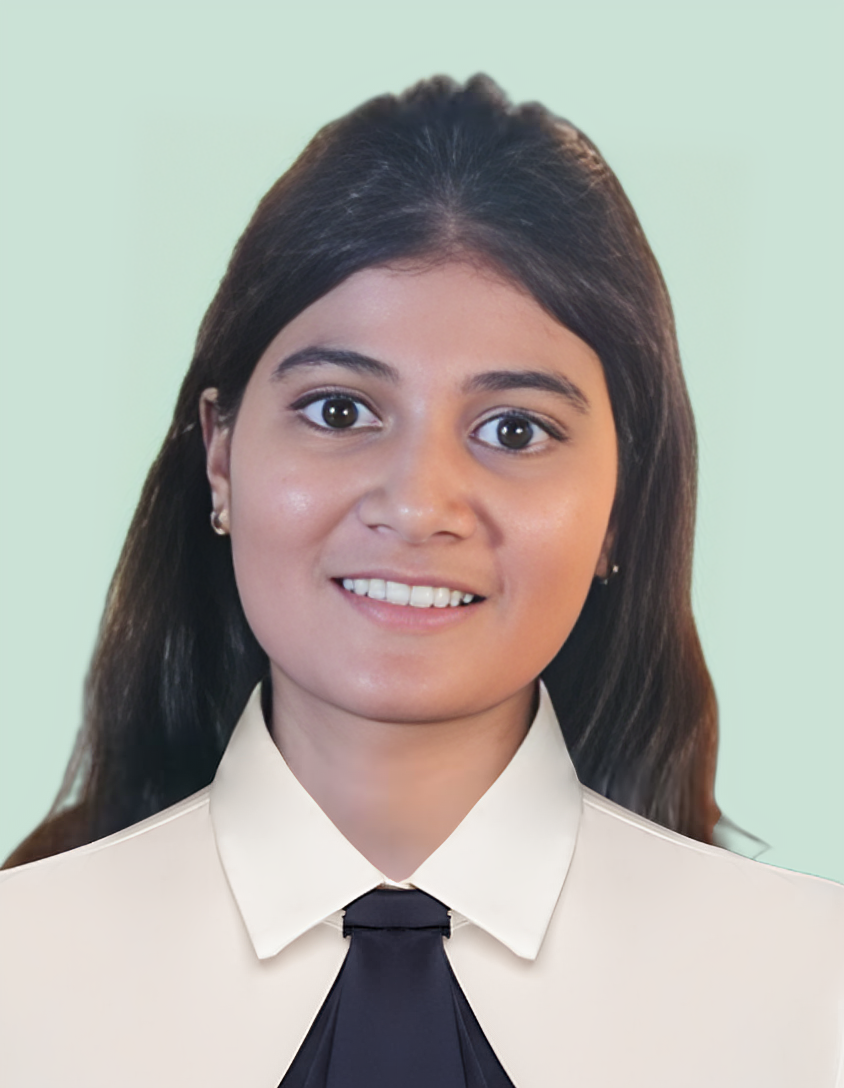
#> input picture Open_cv/nishaCV.png, 844 x 1088 px
$ jupyter execute first.ipynb
#> lines starting #> are read from the running program, lines starting #| are printed output that depends on the picture
[cell 1]
# pip install opencv-python

Opencv phle c++ mei likha hua tha

[cell 2]
import cv2

# Read image
img = cv2.imread('nishaCV.png')
#> img is the input picture: shape (1088, 844, 3); mean B, G, R 163.4, 169.3, 171.3
print(img)
#> (printed output is left out)
print(type(img))
#| <class 'numpy.ndarray'>
# <class 'numpy.ndarray'> stored in numpy array

[cell 3]
# Display image
cv2.imshow('My Image', img)
cv2.waitKey(0)
cv2.destroyAllWindows()

## Image Properties

[cell 4]
print("Shape:", img.shape)        # (height, width, channels)
#| Shape: (1088, 844, 3)
print("Size:", img.size)          # Total pixels
#| Size: 2754816
print("Data Type:", img.dtype)
#| Data Type: uint8

## Common Operations
<br> Resize, Crop, and Rotate

[cell 5]
import cv2
import numpy as np

# Read the original image
img = cv2.imread('nishaCV.png')

# Make copies to manipulate channels separately
blue_removed = img.copy()
blue_removed[:, :, 0] = 0  # Remove blue
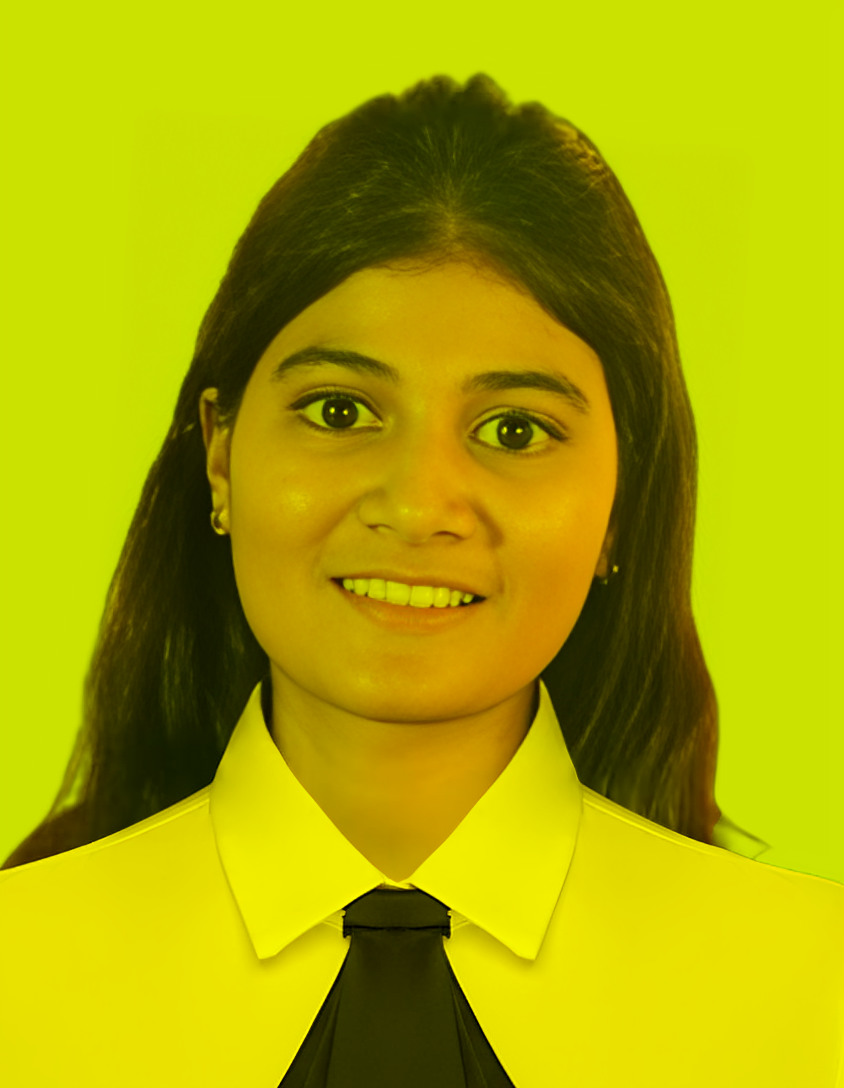
#> blue_removed: shape (1088, 844, 3); mean B, G, R 0, 169.3, 171.3

green_removed = img.copy()
green_removed[:, :, 1] = 0  # Remove green

red_removed = img.copy()
red_removed[:, :, 2] = 0  # Remove red

# Horizontally stack them for visualization
new_img = np.hstack((blue_removed, green_removed, red_removed))
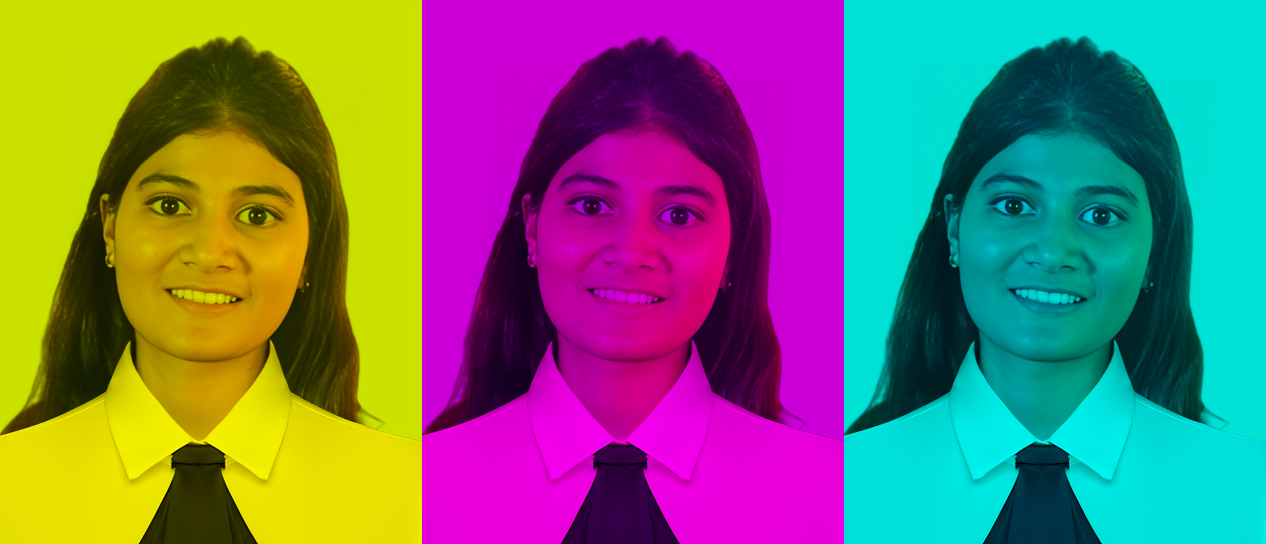
#> new_img: shape (1088, 2532, 3) (shown at 1/2 size); mean B, G, R 108.9, 112.9, 114.2

# Show result
cv2.imshow('Channel Manipulation', new_img)
cv2.waitKey(0)
cv2.destroyAllWindows()

## Manipulating on grey image [Grayscale view of Blue channel,green and red ]

[cell 6]
import cv2
import numpy as np

# Read the original image
img = cv2.imread('nishaCV.png')

# Make copies to manipulate channels separately
# blue_removed = img.copy()
blue_removed=img[:, :, 0]# Remove blue
#> blue_removed: shape (1088, 844)

# green_removed = img.copy()
green_removed=img[:, :, 1]   # Remove green
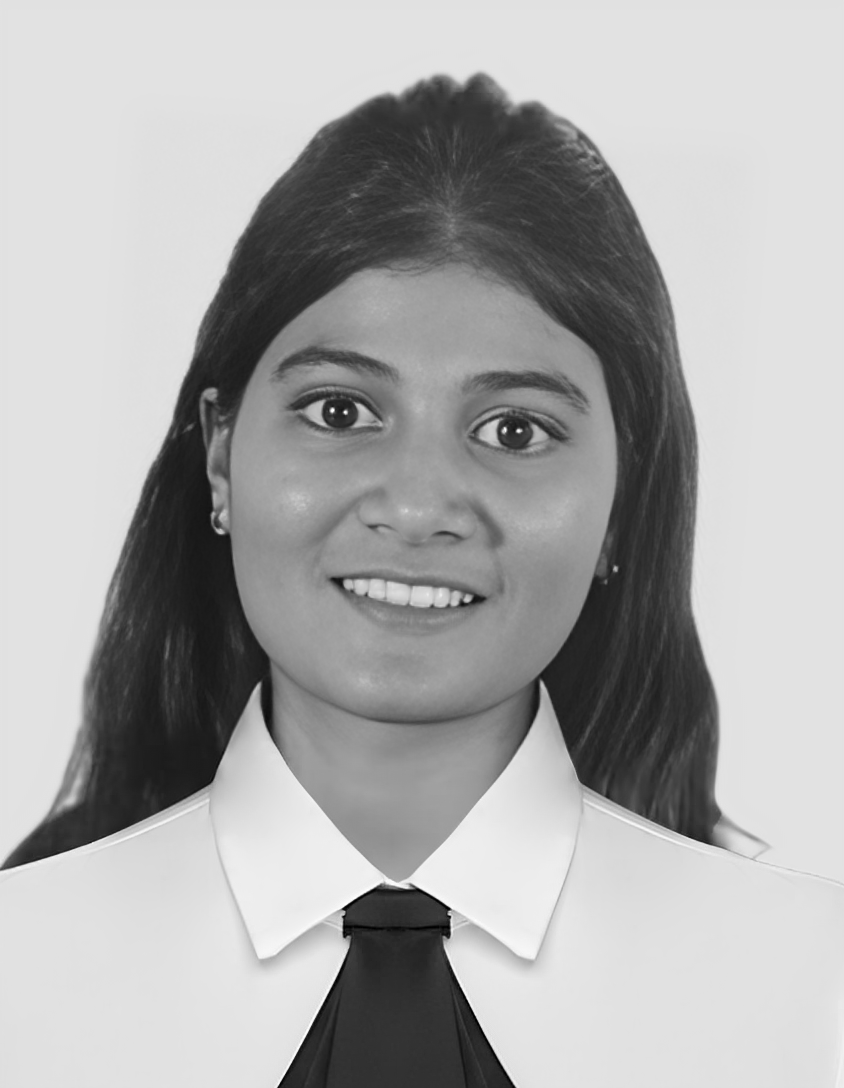
#> green_removed: shape (1088, 844); min 0, max 255, mean 169.3

# red_removed = img.copy()
red_removed=img[:, :, 2] # Remove red
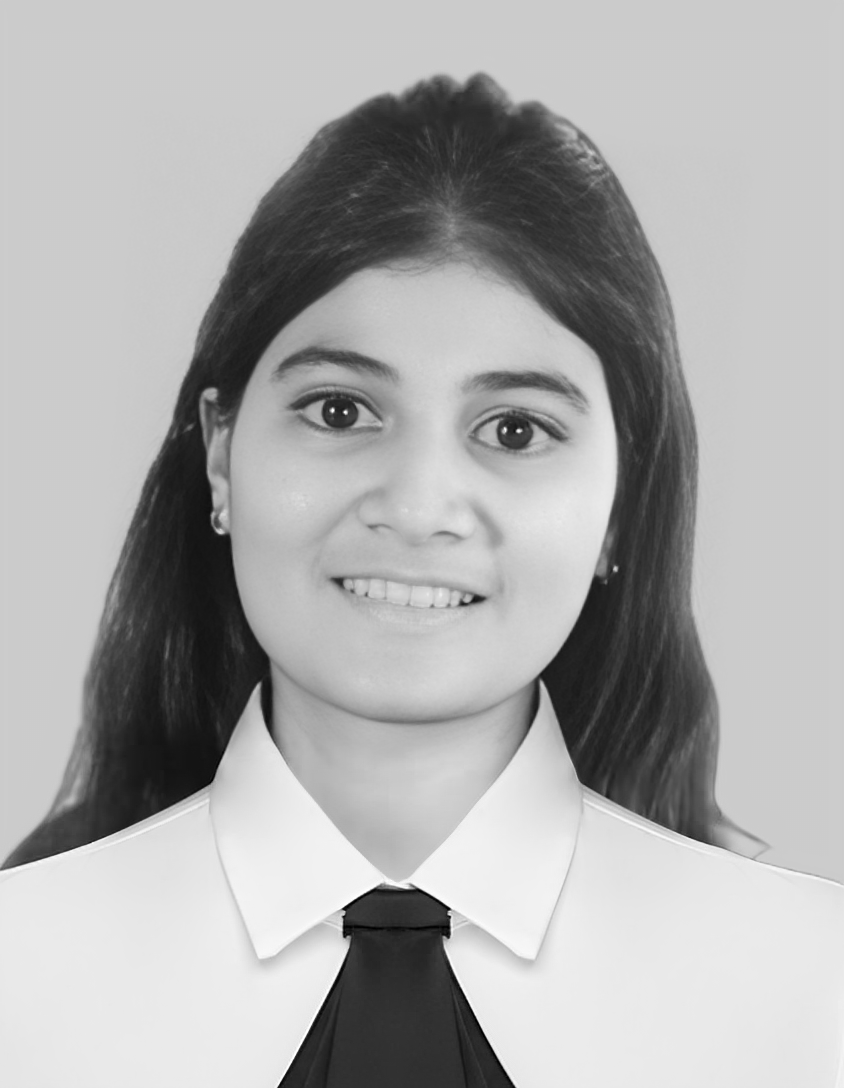
#> red_removed: shape (1088, 844); min 0, max 255, mean 171.3

# Horizontally stack them for visualization
new_img = np.hstack((blue_removed, green_removed, red_removed))
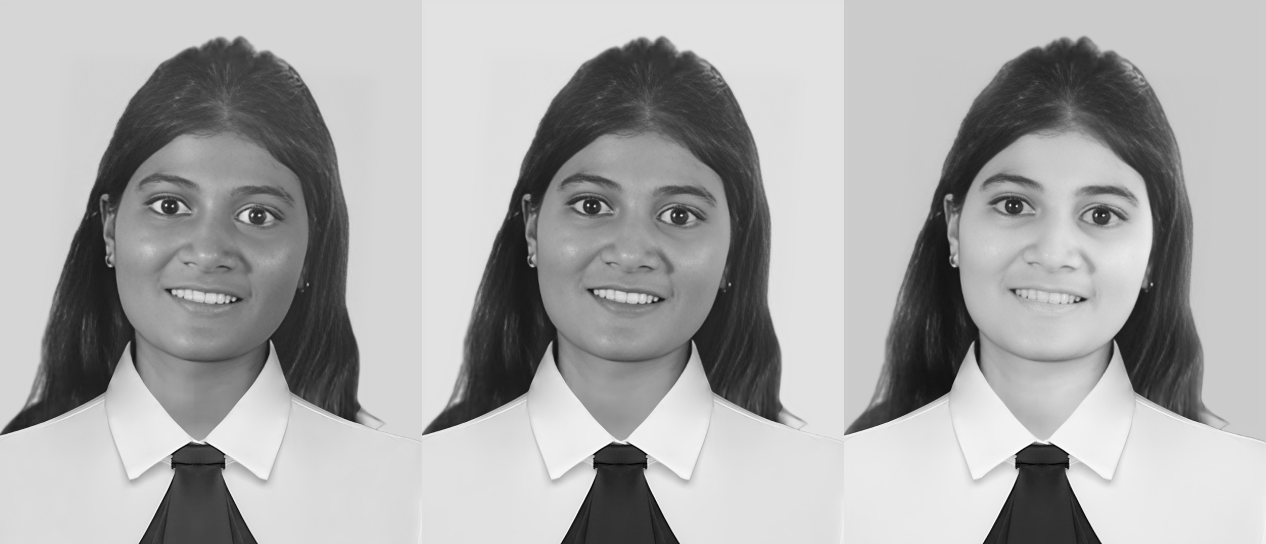
#> new_img: shape (1088, 2532) (shown at 1/2 size); min 0, max 255, mean 168

# Show result
cv2.imshow('Channel Manipulation', new_img)
cv2.waitKey(0)
cv2.destroyAllWindows()
